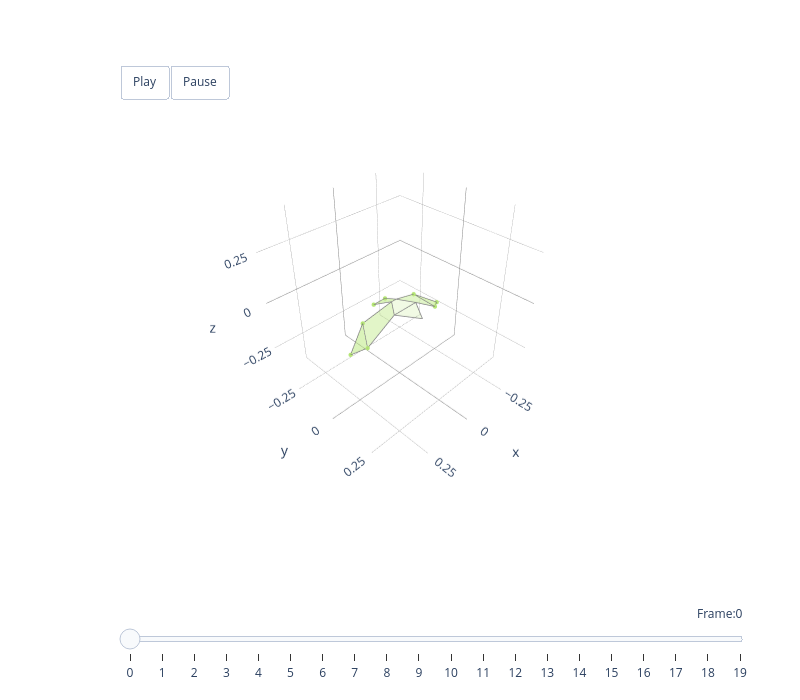

Source (notebook cell):
### Code cell
# Animate Mode 1 (wing lifting) on the target species
colour_list = ['#B5E675', '#6ED8A9', '#51B3D4',
               '#4579AA', '#F19EBA', '#BC96C9',
               '#917AC2', '#BE607F', '#624E8B',
               '#888888', '#888888', '#888888']

component_number = [0]
reconstructed_frames = reconstruct(score_frames, pc_transformed, mu_species, component_number)
recon_bilateral = to_bilateral(reconstructed_frames)

animate_plotly(approx_bird3d, recon_bilateral, colour=colour_list[0])

### Figure 1 — Plotly figure (JSON) as saved in the notebook; plotly's stock layout.template omitted (floating-point values rounded to 4 significant figures)
{"data": [{"color": "#B5E675", "hoverinfo": "none", "opacity": 0.5, "type": "mesh3d", "x": [-0.2705, -0.2104, -0.1572], "y": [-0.01802, 0.02274, -0.06475], "z": [-0.1379, -0.1129, -0.05956]}, {"hoverinfo": "name", "line": {"color": "grey", "width": 1.5}, "mode": "lines", "name": "left_handwing #B5E675", "type": "scatter3d", "x": [-0.2705, -0.2104, -0.1572, -0.2705], "y": [-0.01802, 0.02274, -0.06475, -0.01802], "z": [-0.1379, -0.1129, -0.05956, -0.1379]}, {"color": "#B5E675", "hoverinfo": "none", "opacity": 0.5, "type": "mesh3d", "x": [0.2705, 0.2104, 0.1572], "y": [-0.01802, 0.02274, -0.06475], "z": [-0.1379, -0.1129, -0.05956]}, {"hoverinfo": "name", "line": {"color": "grey", "width": 1.5}, "mode": "lines", "name": "right_handwing #B5E675", "type": "scatter3d", "x": [0.2705, 0.2104, 0.1572, 0.2705], "y": [-0.01802, 0.02274, -0.06475, -0.01802], "z": [-0.1379, -0.1129, -0.05956, -0.1379]}, {"color": "#B5E675", "hoverinfo": "none", "opacity": 0.4, "type": "mesh3d", "x": [-0.2104, -0.1572, -0.0139, -0.0655], "y": [0.02274, -0.06475, -0.03463, 0.03463], "z": [-0.1129, -0.05956, -0.0027, -0.01152]}, {"hoverinfo": "name", "line": {"color": "grey", "width": 1.5}, "mode": "lines", "name": "left_armwing #B5E675", "type": "scatter3d", "x": [-0.2104, -0.1572, -0.0139, -0.0655, -0.2104], "y": [0.02274, -0.06475, -0.03463, 0.03463, 0.02274], "z": [-0.1129, -0.05956, -0.0027, -0.01152, -0.1129]}, {"color": "#B5E675", "hoverinfo": "none", "opacity": 0.4, "type": "mesh3d", "x": [0.2104, 0.1572, 0.0139, 0.0655], "y": [0.02274, -0.06475, -0.03463, 0.03463], "z": [-0.1129, -0.05956, -0.0027, -0.01152]}, {"hoverinfo": "name", "line": {"color": "grey", "width": 1.5}, "mode": "lines", "name": "right_armwing #B5E675", "type": "scatter3d", "x": [0.2104, 0.1572, 0.0139, 0.0655, 0.2104], "y": [0.02274, -0.06475, -0.03463, 0.03463, 0.02274], "z": [-0.1129, -0.05956, -0.0027, -0.01152, -0.1129]}, {"color": "#B5E675", "hoverinfo": "none", "opacity": 0.2, "type": "mesh3d", "x": [0.0655, -0.0655, -0.0139, 0.0139], "y": [0.03463, 0.03463, -0.03463, -0.03463], "z": [-0.01152, -0.01152, -0.0027, -0.0027]}, {"hoverinfo": "name", "line": {"color": "grey", "width": 1.5}, "mode": "lines", "name": "body #B5E675", "type": "scatter3d", "x": [0.0655, -0.0655, -0.0139, 0.0139, 0.0655], "y": [0.03463, 0.03463, -0.03463, -0.03463, 0.03463], "z": [-0.01152, -0.01152, -0.0027, -0.0027, -0.01152]}, {"color": "#B5E675", "hoverinfo": "none", "opacity": 0.2, "type": "mesh3d", "x": [0.0655, 0.0, -0.0655], "y": [0.03463, 0.135, 0.03463], "z": [-0.01152, -0.01152, -0.01152]}, {"hoverinfo": "name", "line": {"color": "grey", "width": 1.5}, "mode": "lines", "name": "head #B5E675", "type": "scatter3d", "x": [0.0655, 0.0, -0.0655, 0.0655], "y": [0.03463, 0.135, 0.03463, 0.03463], "z": [-0.01152, -0.01152, -0.01152, -0.01152]}, {"color": "#B5E675", "hoverinfo": "none", "opacity": 0.5, "type": "mesh3d", "x": [0.03492, -0.03492, -0.0139, 0.0139], "y": [-0.1287, -0.1287, -0.03463, -0.03463], "z": [-0.05461, -0.05461, -0.0027, -0.0027]}, {"hoverinfo": "name", "line": {"color": "grey", "width": 1.5}, "mode": "lines", "name": "tail #B5E675", "type": "scatter3d", "x": [0.03492, -0.03492, -0.0139, 0.0139, 0.03492], "y": [-0.1287, -0.1287, -0.03463, -0.03463, -0.1287], "z": [-0.05461, -0.05461, -0.0027, -0.0027, -0.05461]}, {"hoverinfo": "none", "marker": {"color": "#B5E675", "opacity": 1, "size": 2.5}, "mode": "markers", "type": "scatter3d", "x": [-0.2705, 0.2705, -0.2104, 0.2104, -0.1572, 0.1572, -0.03492, 0.03492], "y": [-0.01802, -0.01802, 0.02274, 0.02274, -0.06475, -0.06475, -0.1287, -0.1287], "z": [-0.1379, -0.1379, -0.1129, -0.1129, -0.05956, -0.05956, -0.05461, -0.05461]}], "layout": {"height": 700, "margin": {"b": 100, "l": 50, "r": 50, "t": 100}, "scene": {"aspectmode": "cube", "aspectratio": {"x": 1, "y": 1, "z": 1}, "camera": {"eye": {"x": 1.5, "y": 1.5, "z": 1.5}, "up": {"x": 0, "y": 0, "z": 1}}, "domain": {"x": [0, 1], "y": [0.1, 1]}, "xaxis": {"backgroundcolor": "white", "dtick": 0.25, "gridcolor": "grey", "gridwidth": 0.5, "range": [-0.4069, 0.4069], "showbackground": true, "tick0": 0, "zerolinecolor": "grey"}, "yaxis": {"backgroundcolor": "white", "dtick": 0.25, "gridcolor": "grey", "gridwidth": 0.5, "range": [-0.4037, 0.4101], "showbackground": true, "tick0": 0, "zerolinecolor": "grey"}, "zaxis": {"backgroundcolor": "white", "dtick": 0.25, "gridcolor": "grey", "gridwidth": 0.5, "range": [-0.4069, 0.4069], "showbackground": true, "tick0": 0, "zerolinecolor": "grey"}}, "showlegend": false, "sliders": [{"active": 0, "currentvalue": {"font": {"size": 12}, "prefix": "Frame:", "visible": true, "xanchor": "right"}, "len": 0.9, "pad": {"b": 10, "t": 50}, "steps": [{"args": [[0], {"frame": {"duration": 300, "redraw": true}, "mode": "immediate", "transition": {"duration": 300}}], "label": "0", "method": "animate"}, {"args": [[1], {"frame": {"duration": 300, "redraw": true}, "mode": "immediate", "transition": {"duration": 300}}], "label": "1", "method": "animate"}, {"args": [[2], {"frame": {"duration": 300, "redraw": true}, "mode": "immediate", "transition": {"duration": 300}}], "label": "2", "method": "animate"}, {"args": [[3], {"frame": {"duration": 300, "redraw": true}, "mode": "immediate", "transition": {"duration": 300}}], "label": "3", "method": "animate"}, {"args": [[4], {"frame": {"duration": 300, "redraw": true}, "mode": "immediate", "transition": {"duration": 300}}], "label": "4", "method": "animate"}, {"args": [[5], {"frame": {"duration": 300, "redraw": true}, "mode": "immediate", "transition": {"duration": 300}}], "label": "5", "method": "animate"}, {"args": [[6], {"frame": {"duration": 300, "redraw": true}, "mode": "immediate", "transition": {"duration": 300}}], "label": "6", "method": "animate"}, {"args": [[7], {"frame": {"duration": 300, "redraw": true}, "mode": "immediate", "transition": {"duration": 300}}], "label": "7", "method": "animate"}, {"args": [[8], {"frame": {"duration": 300, "redraw": true}, "mode": "immediate", "transition": {"duration": 300}}], "label": "8", "method": "animate"}, {"args": [[9], {"frame": {"duration": 300, "redraw": true}, "mode": "immediate", "transition": {"duration": 300}}], "label": "9", "method": "animate"}, {"args": [[10], {"frame": {"duration": 300, "redraw": true}, "mode": "immediate", "transition": {"duration": 300}}], "label": "10", "method": "animate"}, {"args": [[11], {"frame": {"duration": 300, "redraw": true}, "mode": "immediate", "transition": {"duration": 300}}], "label": "11", "method": "animate"}, {"args": [[12], {"frame": {"duration": 300, "redraw": true}, "mode": "immediate", "transition": {"duration": 300}}], "label": "12", "method": "animate"}, {"args": [[13], {"frame": {"duration": 300, "redraw": true}, "mode": "immediate", "transition": {"duration": 300}}], "label": "13", "method": "animate"}, {"args": [[14], {"frame": {"duration": 300, "redraw": true}, "mode": "immediate", "transition": {"duration": 300}}], "label": "14", "method": "animate"}, {"args": [[15], {"frame": {"duration": 300, "redraw": true}, "mode": "immediate", "transition": {"duration": 300}}], "label": "15", "method": "animate"}, {"args": [[16], {"frame": {"duration": 300, "redraw": true}, "mode": "immediate", "transition": {"duration": 300}}], "label": "16", "method": "animate"}, {"args": [[17], {"frame": {"duration": 300, "redraw": true}, "mode": "immediate", "transition": {"duration": 300}}], "label": "17", "method": "animate"}, {"args": [[18], {"frame": {"duration": 300, "redraw": true}, "mode": "immediate", "transition": {"duration": 300}}], "label": "18", "method": "animate"}, {"args": [[19], {"frame": {"duration": 300, "redraw": true}, "mode": "immediate", "transition": {"duration": 300}}], "label": "19", "method": "animate"}], "transition": {"duration": 300, "easing": "cubic-in-out"}, "x": 0.1, "xanchor": "left", "y": 0, "yanchor": "top"}], "updatemenus": [{"buttons": [{"args": [null, {"frame": {"duration": 100, "redraw": true}, "mode": "immediate"}], "label": "Play", "method": "animate"}, {"args": [[null], {"frame": {"duration": 0, "redraw": true}, "mode": "immediate"}], "label": "Pause", "method": "animate"}], "direction": "left", "pad": {"r": 10, "t": 10}, "showactive": false, "type": "buttons", "x": 0.1, "xanchor": "left", "y": 1.1, "yanchor": "top"}], "width": 800}}
